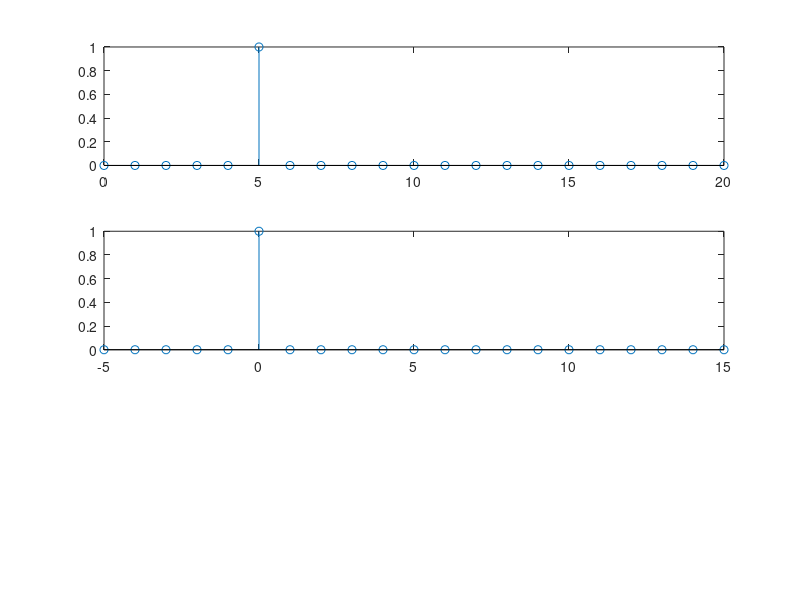

The MATLAB source for this figure:
x=zeros(1,21)
x(6)=1
z=x
n=0:20
m=-5:15
subplot(3,1,1) % reprezinta prima fereasttra 
stem(n,z) %reprezentare cu functia stem z in f de n
subplot(3,1,2)  %reprezinta a doua fereastra 
stem(m,z) %reprezentare cu functia stem z in f de m